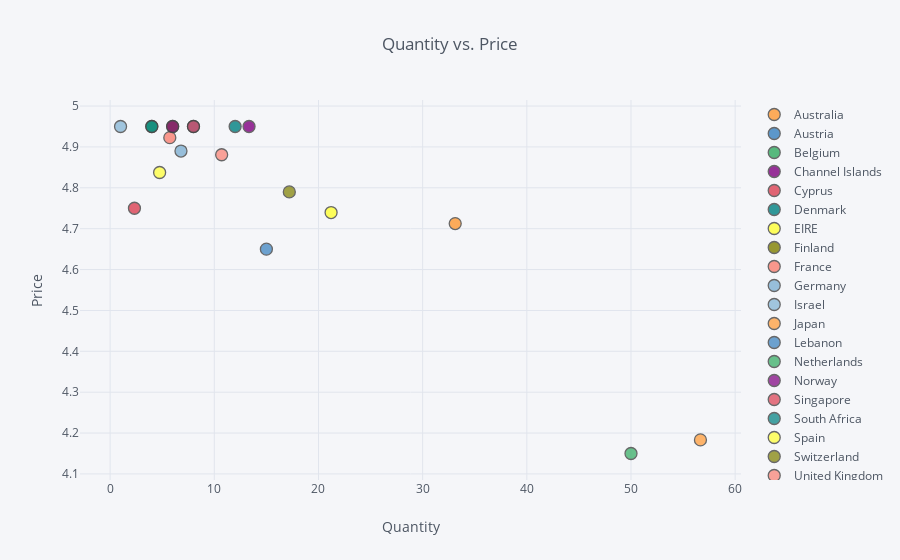

Write notebook code for a chart like this one.
### Markdown cell above
## 3. Create an interactive scatter plot showing the relationship between average quantity (x-axis) and average unit price (y-axis) for the product PARTY BUNTING with the plot points color-coded by country (categories).

### Code cell
report_3 = data[data.Description == 'PARTY BUNTING']
report_3 = report_3.groupby('Country', as_index=False)['Quantity','UnitPrice'].mean()

report_3.iplot(x='Quantity', y='UnitPrice', categories='Country',
           xTitle='Quantity', yTitle='Price',
           title='Quantity vs. Price')

### Figure 1 — Plotly figure (JSON) as saved in the notebook; plotly's stock layout.template omitted (floating-point values rounded to 4 significant figures)
{"data": [{"marker": {"color": "rgba(255, 153, 51, 1.0)", "line": {"width": 1.3}, "opacity": 0.8, "size": 12, "symbol": "circle"}, "mode": "markers", "name": "Australia", "textfont": {"color": "#4D5663"}, "type": "scatter", "uid": "f64366e1-5249-488b-a4ad-4f51ca7e9dc0", "x": [33.12], "y": [4.713]}, {"marker": {"color": "rgba(55, 128, 191, 1.0)", "line": {"width": 1.3}, "opacity": 0.8, "size": 12, "symbol": "circle"}, "mode": "markers", "name": "Austria", "textfont": {"color": "#4D5663"}, "type": "scatter", "uid": "1d72454a-0a7d-4d72-9af9-5ea712c555eb", "x": [8], "y": [4.95]}, {"marker": {"color": "rgba(50, 171, 96, 1.0)", "line": {"width": 1.3}, "opacity": 0.8, "size": 12, "symbol": "circle"}, "mode": "markers", "name": "Belgium", "textfont": {"color": "#4D5663"}, "type": "scatter", "uid": "c97bdd80-0362-4736-a3a5-4640d932606c", "x": [4], "y": [4.95]}, {"marker": {"color": "rgba(128, 0, 128, 1.0)", "line": {"width": 1.3}, "opacity": 0.8, "size": 12, "symbol": "circle"}, "mode": "markers", "name": "Channel Islands", "textfont": {"color": "#4D5663"}, "type": "scatter", "uid": "a97484dd-c2d6-4d16-b976-634ff4f70929", "x": [13.33], "y": [4.95]}, {"marker": {"color": "rgba(219, 64, 82, 1.0)", "line": {"width": 1.3}, "opacity": 0.8, "size": 12, "symbol": "circle"}, "mode": "markers", "name": "Cyprus", "textfont": {"color": "#4D5663"}, "type": "scatter", "uid": "94d61639-c38c-4b66-ae5d-45ffb3fce96c", "x": [2.333], "y": [4.75]}, {"marker": {"color": "rgba(0, 128, 128, 1.0)", "line": {"width": 1.3}, "opacity": 0.8, "size": 12, "symbol": "circle"}, "mode": "markers", "name": "Denmark", "textfont": {"color": "#4D5663"}, "type": "scatter", "uid": "ba21371f-c1f9-40f1-97e6-9f8d3bede8a9", "x": [12], "y": [4.95]}, {"marker": {"color": "rgba(255, 255, 51, 1.0)", "line": {"width": 1.3}, "opacity": 0.8, "size": 12, "symbol": "circle"}, "mode": "markers", "name": "EIRE", "textfont": {"color": "#4D5663"}, "type": "scatter", "uid": "23ef9823-87ca-4f6a-8100-b64d5c918331", "x": [21.21], "y": [4.739]}, {"marker": {"color": "rgba(128, 128, 0, 1.0)", "line": {"width": 1.3}, "opacity": 0.8, "size": 12, "symbol": "circle"}, "mode": "markers", "name": "Finland", "textfont": {"color": "#4D5663"}, "type": "scatter", "uid": "611b0670-0018-4235-ab53-a3a9de8c6cc2", "x": [6], "y": [4.95]}, {"marker": {"color": "rgba(251, 128, 114, 1.0)", "line": {"width": 1.3}, "opacity": 0.8, "size": 12, "symbol": "circle"}, "mode": "markers", "name": "France", "textfont": {"color": "#4D5663"}, "type": "scatter", "uid": "056329cf-e6f7-42ca-a8a0-1de89d9294ea", "x": [5.727], "y": [4.923]}, {"marker": {"color": "rgba(128, 177, 211, 1.0)", "line": {"width": 1.3}, "opacity": 0.8, "size": 12, "symbol": "circle"}, "mode": "markers", "name": "Germany", "textfont": {"color": "#4D5663"}, "type": "scatter", "uid": "b08e2111-04f7-4a17-b05c-84b82b601572", "x": [6.8], "y": [4.89]}, {"marker": {"color": "rgba(128, 177, 211, 0.8999999999999999)", "line": {"width": 1.3}, "opacity": 0.8, "size": 12, "symbol": "circle"}, "mode": "markers", "name": "Israel", "textfont": {"color": "#4D5663"}, "type": "scatter", "uid": "1cc9cbc8-7e2b-4d6d-955a-6b55a0f8d7e5", "x": [1], "y": [4.95]}, {"marker": {"color": "rgba(255, 153, 51, 0.8999999999999999)", "line": {"width": 1.3}, "opacity": 0.8, "size": 12, "symbol": "circle"}, "mode": "markers", "name": "Japan", "textfont": {"color": "#4D5663"}, "type": "scatter", "uid": "fc7817bc-caa5-4afb-9562-8db7acad38ae", "x": [56.67], "y": [4.183]}, {"marker": {"color": "rgba(55, 128, 191, 0.8999999999999999)", "line": {"width": 1.3}, "opacity": 0.8, "size": 12, "symbol": "circle"}, "mode": "markers", "name": "Lebanon", "textfont": {"color": "#4D5663"}, "type": "scatter", "uid": "4d0c720f-b5c2-4ca8-8724-3094507c17d1", "x": [15], "y": [4.65]}, {"marker": {"color": "rgba(50, 171, 96, 0.8999999999999999)", "line": {"width": 1.3}, "opacity": 0.8, "size": 12, "symbol": "circle"}, "mode": "markers", "name": "Netherlands", "textfont": {"color": "#4D5663"}, "type": "scatter", "uid": "2d00d83b-c7a5-4157-a903-f27836bdf33b", "x": [50], "y": [4.15]}, {"marker": {"color": "rgba(128, 0, 128, 0.8999999999999999)", "line": {"width": 1.3}, "opacity": 0.8, "size": 12, "symbol": "circle"}, "mode": "markers", "name": "Norway", "textfont": {"color": "#4D5663"}, "type": "scatter", "uid": "b5826a9b-ea92-4dc0-be8f-dae21a428b3c", "x": [6], "y": [4.95]}, {"marker": {"color": "rgba(219, 64, 82, 0.8999999999999999)", "line": {"width": 1.3}, "opacity": 0.8, "size": 12, "symbol": "circle"}, "mode": "markers", "name": "Singapore", "textfont": {"color": "#4D5663"}, "type": "scatter", "uid": "e92308a2-d204-40ff-b1ef-0ee63a01c243", "x": [8], "y": [4.95]}, {"marker": {"color": "rgba(0, 128, 128, 0.8999999999999999)", "line": {"width": 1.3}, "opacity": 0.8, "size": 12, "symbol": "circle"}, "mode": "markers", "name": "South Africa", "textfont": {"color": "#4D5663"}, "type": "scatter", "uid": "f289a356-5945-4ba4-9de4-a753dae84767", "x": [4], "y": [4.95]}, {"marker": {"color": "rgba(255, 255, 51, 0.8999999999999999)", "line": {"width": 1.3}, "opacity": 0.8, "size": 12, "symbol": "circle"}, "mode": "markers", "name": "Spain", "textfont": {"color": "#4D5663"}, "type": "scatter", "uid": "0cda0645-d0fa-459b-9901-8bdd4b26b948", "x": [4.75], "y": [4.838]}, {"marker": {"color": "rgba(128, 128, 0, 0.8999999999999999)", "line": {"width": 1.3}, "opacity": 0.8, "size": 12, "symbol": "circle"}, "mode": "markers", "name": "Switzerland", "textfont": {"color": "#4D5663"}, "type": "scatter", "uid": "ce0f4a74-b064-4f77-8692-f3809c5ef38a", "x": [17.2], "y": [4.79]}, {"marker": {"color": "rgba(251, 128, 114, 0.8999999999999999)", "line": {"width": 1.3}, "opacity": 0.8, "size": 12, "symbol": "circle"}, "mode": "markers", "name": "United Kingdom", "textfont": {"color": "#4D5663"}, "type": "scatter", "uid": "559a4019-0c53-4b4a-b3b8-2465b671f02b", "x": [10.71], "y": [4.881]}], "layout": {"legend": {"bgcolor": "#F5F6F9", "font": {"color": "#4D5663"}}, "paper_bgcolor": "#F5F6F9", "plot_bgcolor": "#F5F6F9", "title": {"font": {"color": "#4D5663"}, "text": "Quantity vs. Price"}, "xaxis": {"gridcolor": "#E1E5ED", "showgrid": true, "tickfont": {"color": "#4D5663"}, "title": {"font": {"color": "#4D5663"}, "text": "Quantity"}, "zerolinecolor": "#E1E5ED"}, "yaxis": {"gridcolor": "#E1E5ED", "showgrid": true, "tickfont": {"color": "#4D5663"}, "title": {"font": {"color": "#4D5663"}, "text": "Price"}, "zerolinecolor": "#E1E5ED"}}}
